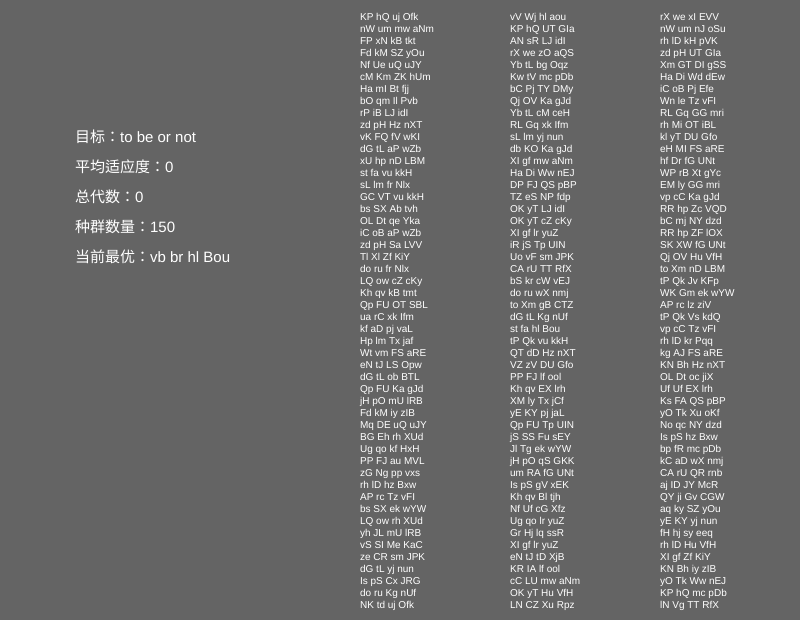
Frame 1 (no input)
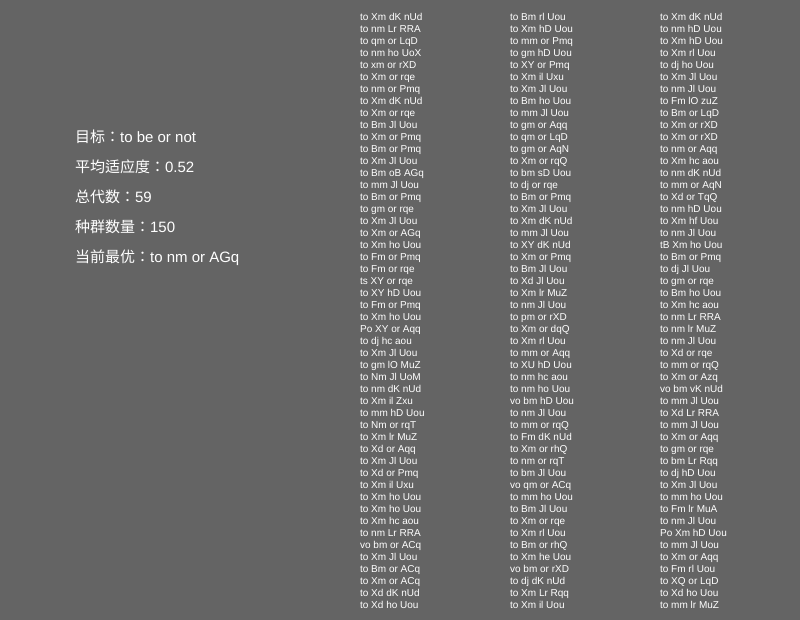
Frame 60 (no input)
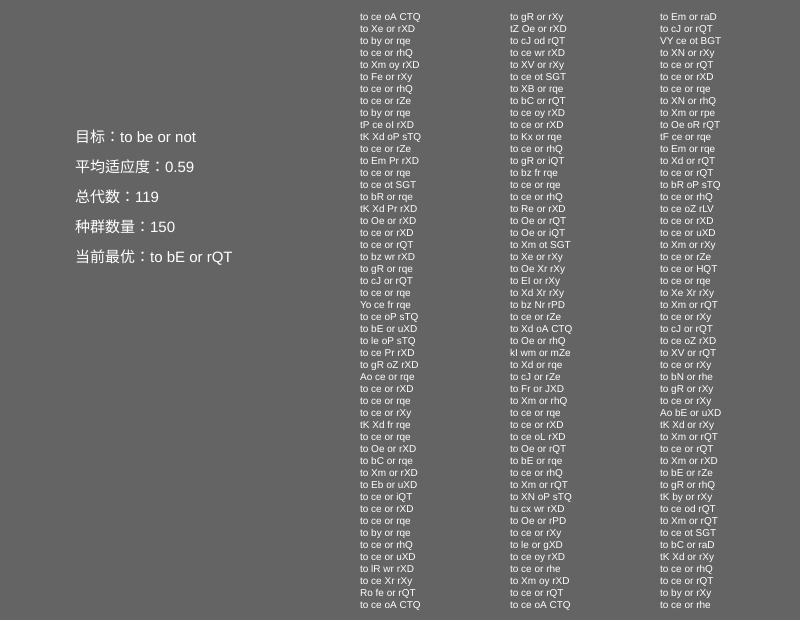
Frame 120 (the mouse pressed at the canvas centre since frame 60)

The p5.js sketch that drew these frames (run headless with seeded random() and noise() and a simulated clock; from frame 60 on, the mouse is pressed at the canvas centre):

// p5.js sketch
// ── sketch.js
//猴子DNA
class MonkeyDNA{
  constructor(target,genes){
    this.target = target;
    let len = this.target.length;
    if(!genes){
      this.generateRandom(len);
    }else{
      this.genes = genes;
    }
  }

  getString(){
    return this.genes.join('');
  }

  getGenes(){
    return this.genes;
  }

  generateRandom(len){
    this.genes = [];
    for(let i = 0;i < len;i ++){
      let c = ' ';
      if(this.target[i] != c){
        c = getRandomC();
      }
      this.genes.push(c);
    }
  }

  //获取适应度
  getFitness(){
    let count = 0;
    for(let i = 0;i < this.target.length;i ++){
      if(this.target[i] === this.genes[i]){
        count ++;
      }
    }

    let ret = Number((count / this.target.length).toFixed(2));
    return ret;
  }
}

//猴子
class Monkey{
  constructor(pos,dna){
    this.pos = pos.copy();
    this.dna = dna || new MonkeyDNA(target);
  }

  getDNA(){
    return this.dna.getString();
  }

  getGenes(){
    return this.dna.getGenes();
  }

  getFitness(){
    return this.dna.getFitness();
  }

  display(){
    text(this.dna.getString(),this.pos.x,this.pos.y)
  }

  getPosition(){
    return this.pos.copy();
  }
}

//种群
class Community{
  constructor(communityCount,pos){
    this.pos = pos || createVector(3 * width/4+60,20);
    this.arr = [];
    this.communityCount = communityCount;
    //交配池
    this.copulationPool = [];
  }

  getPoitions(){
    let positions = [];
    for(let i = 0;i < this.arr.length;i ++){
      let monkey =  this.arr[i];
      let position = monkey.getPosition();
      positions.push(position);
    }

    return positions;
  }

  //获取最强适应度个体的dna
  getMostStrongFitnessDNA(){
    let most = this.arr[0];
    for(let i = 1;i < this.arr.length;i ++){
      let monkey =  this.arr[i];
      let fit = monkey.getFitness();
      if(fit > most.getFitness()){
        most = monkey;
      }
    }

    return most.getDNA();
  }

  //获取交配池  
  getCopulationPool(){
    let fitness = this.getFitness();
    for(let i = 0;i < fitness.length;i ++){
      let monkey = this.get(i);
      let fit = Math.floor(fitness[i] * 10);
      for(let j = 0;j < fit;j ++){
        this.copulationPool.push(monkey);
      }
    }
    return this.copulationPool;
  }

  //生成随机种群
  generateRandom(){
    this.arr = [];
    for(let i = 0;i < this.communityCount;i ++){
      let x = Math.floor(i/50) * -150;
      let j = i % 50;
      let y = j * 12;
      let pos = p5.Vector.add(this.pos,createVector(x,y));
      let individual = new Monkey(pos);
      this.add(individual);
    }
  }

  //获取适应度
  getFitness(){
    let fitness = [];
    for(let i = 0;i < this.arr.length;i ++){
      let monkey =  this.arr[i];
      let fit = monkey.getFitness();
      fitness.push(fit);
    }

    return fitness;
  }

  display(){
    for(let i = 0;i < this.arr.length;i ++){
      let monkey = this.arr[i];
      monkey.display();
    }
  }

  getTotal(){
    return this.arr.length;
  }

  //获取个体
  get(index){
    return this.arr[index];
  }

  //添加个体
  add(individual){
    this.arr.push(individual);
  }
}

class GA{
  constructor(){
    this.target = target;
    this.communityCount = communityCount;
    this.averateFitness = 0;
    this.genCount = 0;
    //创建种群
    this.community = new Community(communityCount);
    this.community.generateRandom();

    //适应度数组
    this.fitness = [];

    //下一代种群
    this.nextComunity = null;
    //交配池
    this.copulationPool = [];
  }

  getMostStrongFitnessDNA(){
    return this.community.getMostStrongFitnessDNA();
  }

  //选择
  select(){
    //评估适应度
    this.fitness = this.community.getFitness();
    //创建交配池
    this.copulationPool = this.community.getCopulationPool();
  }

  getRandFromCopulationPool(){
    let rand = Math.floor(random(0,this.copulationPool.length));
    return this.copulationPool[rand];
  }

  //繁殖
  propagate(){
    let positions = this.community.getPoitions();
    this.nextComunity = new Community(this.communityCount);

    for(let i = 0;i < this.communityCount;i ++){//繁殖n次，产生新的种群
      //两个父本
      let parentA = this.getRandFromCopulationPool();
      let parentB = this.getRandFromCopulationPool();


      //父本的两段基因
      let l = parentA.getGenes().slice(0,this.target.length/2);
      let r = parentB.getGenes().slice(this.target.length/2,this.target.length);
      //新个体的基因
      let genes = l.concat(r);

      //基因突变
      if(random(0,1) > 0.9){
        let r = Math.floor(random(0,genes.length));
        while(' ' === genes[r]){
          r = Math.floor(random(0,genes.length));
        }
        genes[r] = getRandomC();
      }

      //新个体的DNA
      let monkeyDNA = new MonkeyDNA(this.target,genes);

      //新个体
      let nextIndividual = new Monkey(positions[i],monkeyDNA);
      //放入新的种群
      this.nextComunity.add(nextIndividual);
    }
  }

  //替换
  replace(){
    this.community = this.nextComunity;
    this.genCount ++;
  }

  //显示
  display(){
    this.community.display();
  }

  calcAverateFitness(){
    let avg = 0;
    for(let i = 0;i < this.fitness.length;i ++){
      avg += this.fitness[i];
    }
    if( this.fitness.length > 0)  avg = (avg / this.fitness.length).toFixed(2);

    this.averateFitness = avg;
  }

  run(){
    this.select();
    this.propagate();
    this.replace();
    this.display();

    this.calcAverateFitness();
  }
}

function getRandomC(){
  let rangeL1 = 65;//65-90 A-Z
  let rangeR1 = 90;//65-90 A-Z

  let rangeL2 = 97;//97-122 a-z
  let rangeR2 = 122;//97-122 a-z

  let c = 65;
  if(random(0,1) > 0.5){
    c = Math.floor(random(rangeL1,rangeR1+1));
  }else{
    c = Math.floor(random(rangeL2,rangeR2+1));
  }
  return String.fromCharCode(c);
}

let ga = null;
let communityCount = 150;
let averateFitness = 0;
let genCount = 0;
// let target = 'to be or not to be';//大概3000代才能实现目标
let target = 'to be or not';//大概300代能实现目标
// let target = 'to be';//大概几十代即可实现目标


function setup() {
  textSize(10);
  fill(0, 102, 153);

  createCanvas(800,620);
  ga = new GA();
}

function draw() {
  background(100);

  textSize(15);
  text(`目标：${ga.target}`,75,130,200,130);
  text(`平均适应度：${ga.averateFitness}`,75,160,200,130);
  text(`总代数：${ga.genCount}`,75,190,200,130);
  text(`种群数量：${ga.communityCount}`,75,220,200,130);

  let most = ga.getMostStrongFitnessDNA();
  text(`当前最优：${most}`,75,250,300,130);

  if(most == target)  noLoop();

  textSize(10);
  ga.run();
}
